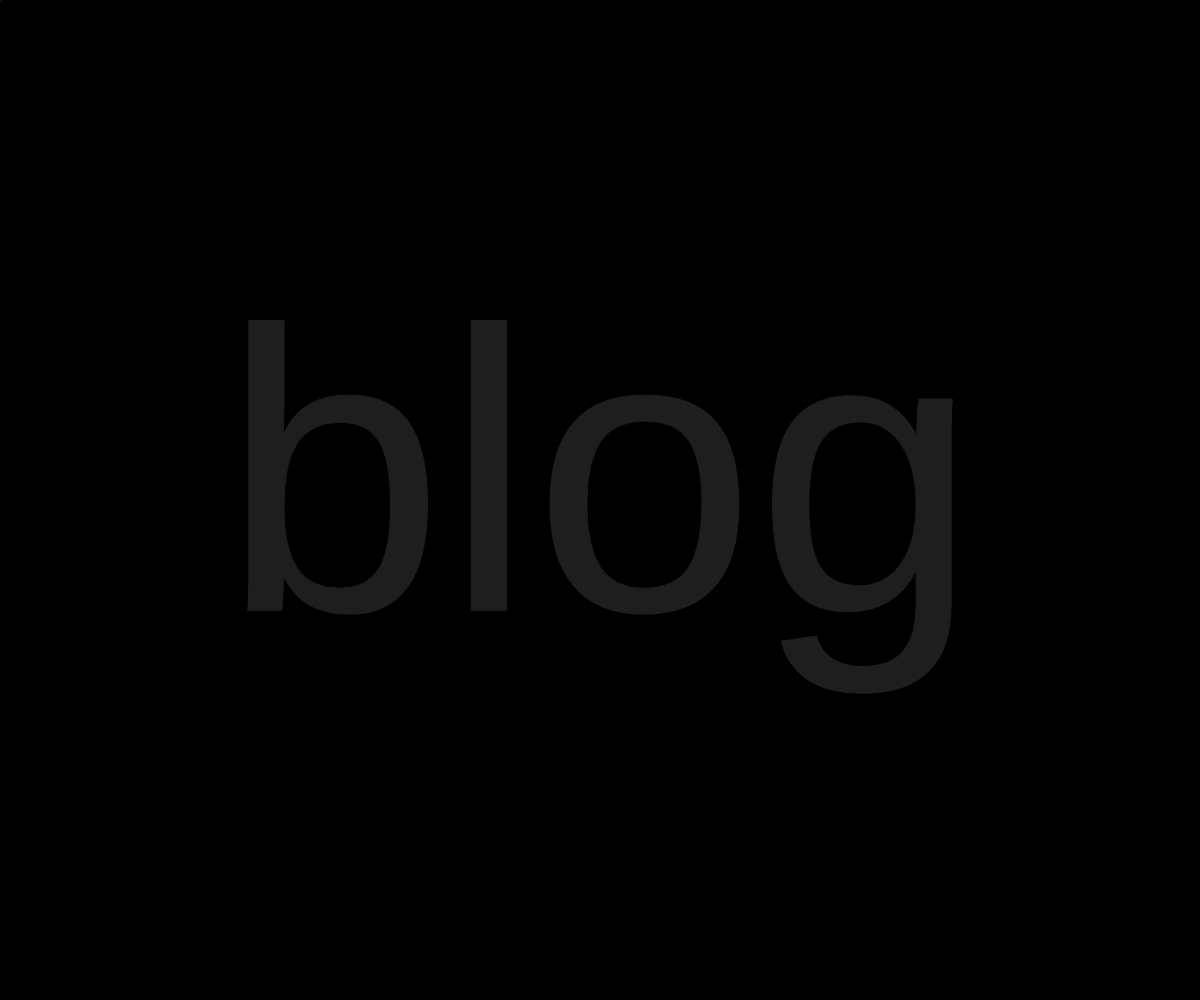
Frame 1 (no input)
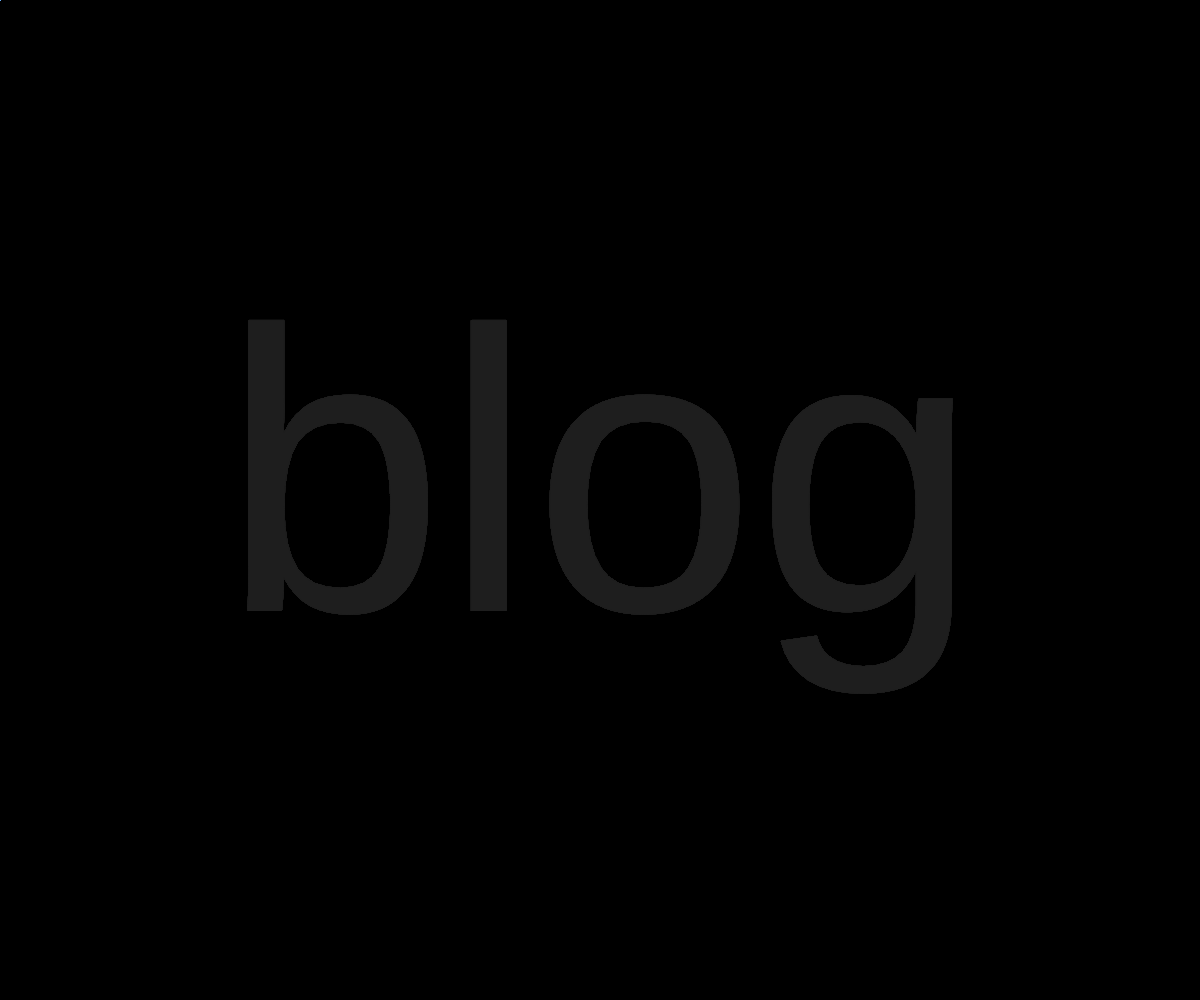
Frame 60 (no input)
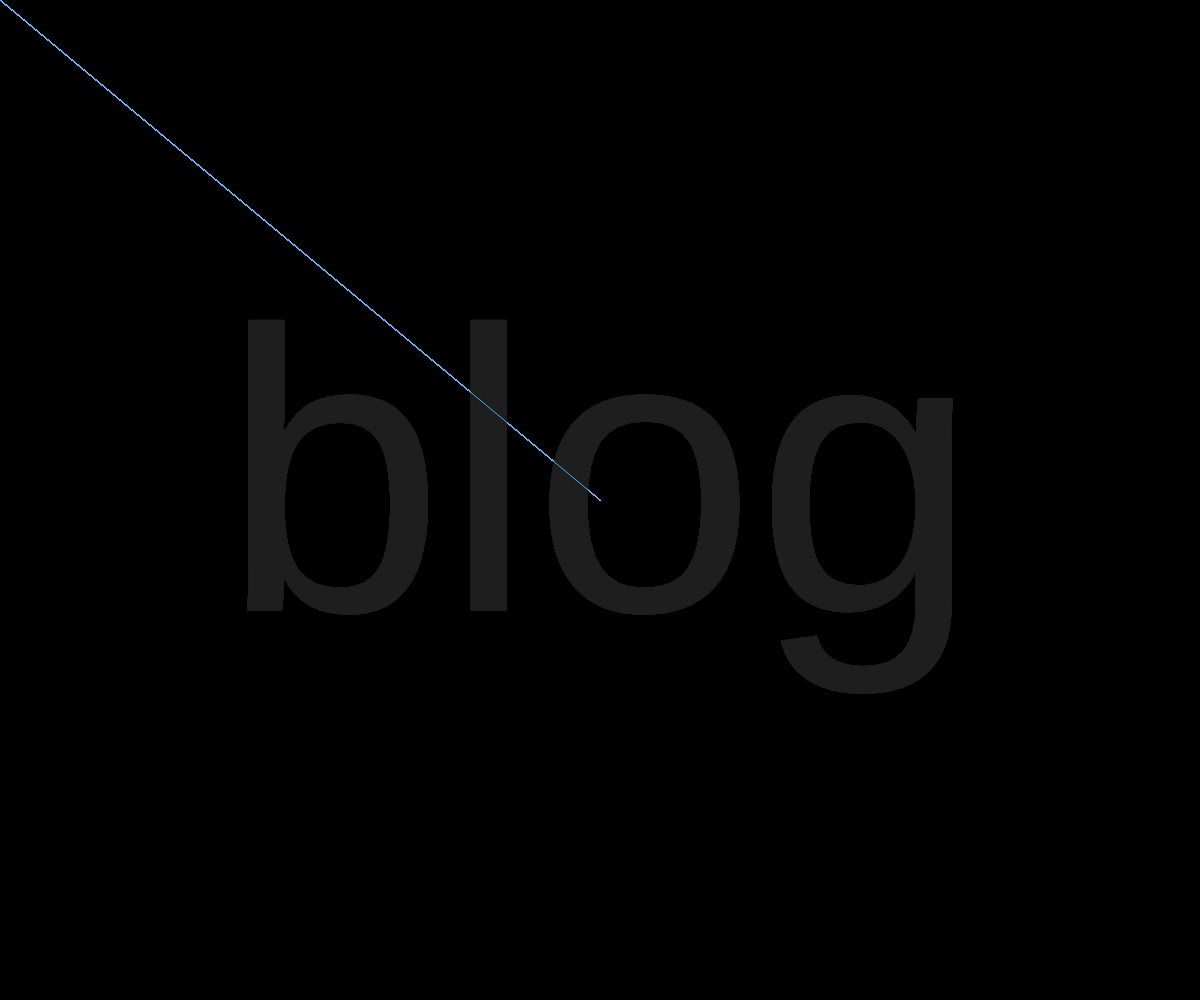
Frame 120 (the mouse pressed at the canvas centre since frame 60)

The p5.js sketch that drew these frames (run headless with seeded random() and noise() and a simulated clock; from frame 60 on, the mouse is pressed at the canvas centre):

// p5.js sketch
// ── sketch.js
function setup() {
  createCanvas(windowWidth, windowHeight);
  background(0);
  textSize(width / 3);
  textAlign(CENTER, CENTER);
}

function draw() {
  stroke(30);
  fill(30);
  text("blog", windowWidth / 2, windowHeight / 2);
  stroke(random(255), 180, 255);
  noFill();
  line(0, 0, mouseX, mouseY);
}
function windowResized() {
  resizeCanvas(windowWidth, windowHeight);
  background(0);
}
